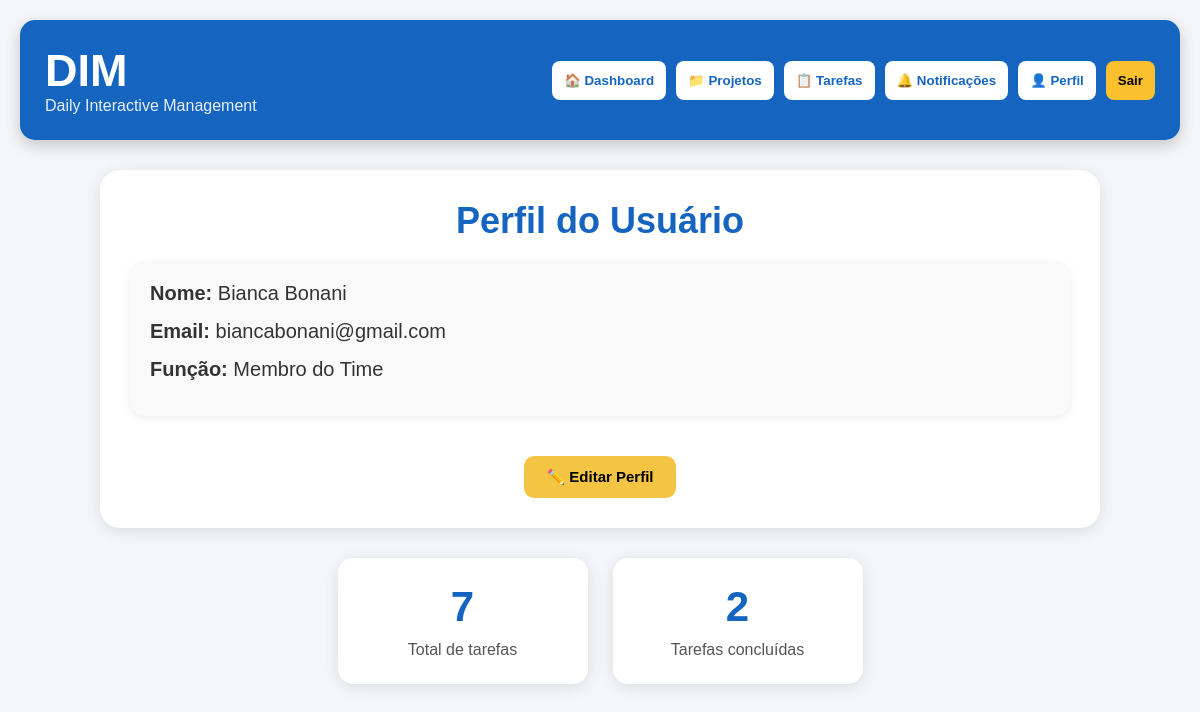
Page /perfil (signed in) on the earlier database version.
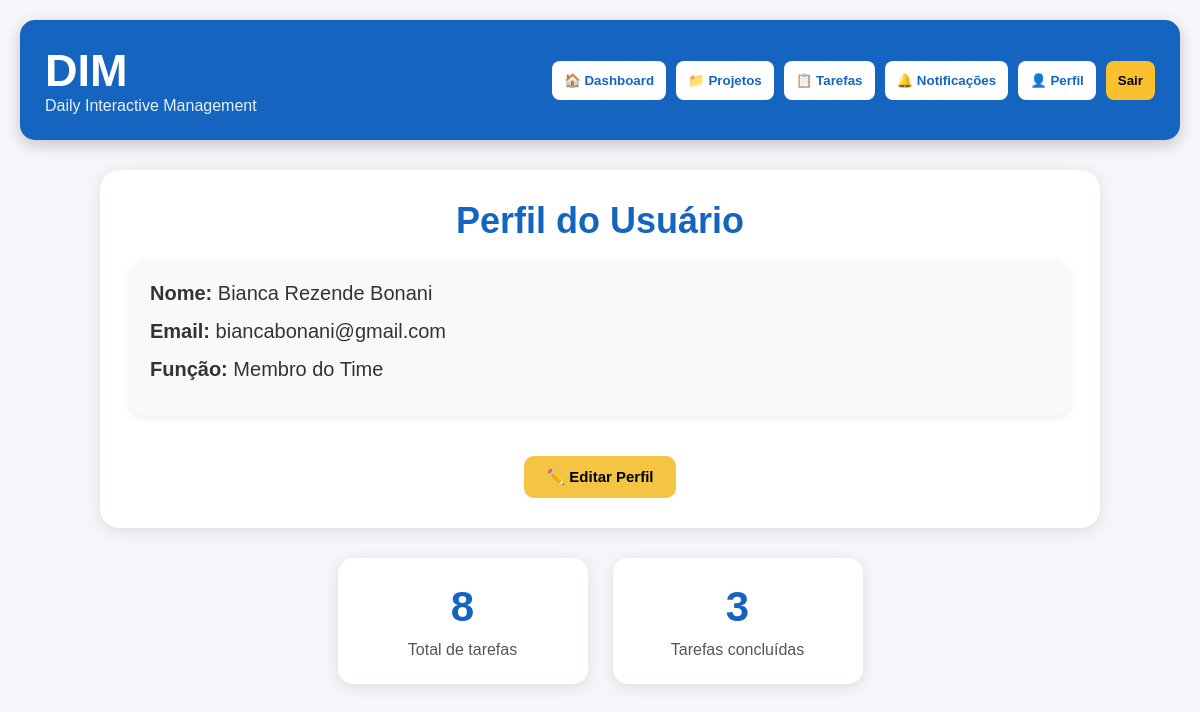
Same page on the later database version.
### tables this page shows
CREATE TABLE usuarios (
            id INTEGER PRIMARY KEY AUTOINCREMENT,
            nome TEXT NOT NULL,
            email TEXT NOT NULL UNIQUE,
            senha TEXT NOT NULL
        );

### app.py (the view)
@app.route("/perfil")
def perfil():
    if "usuario_id" not in session:
        return redirect("/login")
    conexao = get_db()
    cursor = conexao.cursor()
    cursor.execute("""
    SELECT nome, email
    FROM usuarios
    WHERE id=?
    """, (session["usuario_id"],))
    usuario = cursor.fetchone()
    cursor.execute("""
    SELECT COUNT(*)
    FROM tarefas
    WHERE usuario_id=?
    """, (session["usuario_id"],))
    total_tarefas = cursor.fetchone()[0]
    cursor.execute("""
    SELECT COUNT(*)
    FROM tarefas
    WHERE usuario_id=?
    AND status='Concluído'
    """, (session["usuario_id"],))
    tarefas_concluidas = cursor.fetchone()[0]
    conexao.close()
    return render_template(
        "perfil.html",
        usuario=usuario,
        total_tarefas=total_tarefas,
        tarefas_concluidas=tarefas_concluidas
    )

### app.py (called while the page is built)
def get_db():
    conexao = sqlite3.connect("dim.db")
    return conexao

### templates/perfil.html (shortened to what this page needs)
<!DOCTYPE html>
<html lang="pt-BR">
<head>
</head>
<body>
<div class="topo">
<div class="logo">
<h1>DIM</h1>
<p>Daily Interactive Management</p>
</div>
<div class="menu">
<a href="/dashboard">
<button>🏠 Dashboard</button>
</a>
<a href="/projetos">
<button>📁 Projetos</button>
</a>
<a href="/tarefas">
<button>📋 Tarefas</button>
</a>
<a href="/notificacoes">
<button>🔔 Notificações</button>
</a>
<a href="/perfil">
<button>👤 Perfil</button>
</a>
<a href="/logout">
<button class="sair">Sair</button>
</a>
</div>
</div>
<div class="container">
<div class="card-principal">
<h2>Perfil do Usuário</h2>
<div class="info">
<p><b>Nome:</b> {{ usuario[0] }}</p>
<p><b>Email:</b> {{ usuario[1] }}</p>
<p><b>Função:</b> Membro do Time</p>
</div>
<div style="text-align:center; margin-top:20px;">
    <a href="/editar_perfil" class="botao-editar">
        ✏️ Editar Perfil
    </a>
</div>
</div>
<div class="estatisticas">
<div class="card">
<h3>{{ total_tarefas }}</h3>
<p>Total de tarefas</p>
</div>
<div class="card">
<h3>{{ tarefas_concluidas }}</h3>
<p>Tarefas concluídas</p>
</div>
</div>
</div>
</body>
</html>

Differences in the rows shown:
changed usuarios "biancabonani@gmail.com": nome "Bianca Bonani" → "Bianca Rezende Bonani"
Other differences:
{{ total_tarefas }}: "7" → "8"
{{ tarefas_concluidas }}: "2" → "3"
